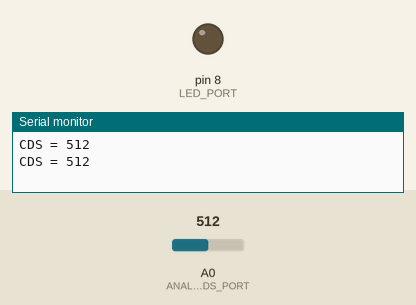
Recording of a sketch running on a simulated Arduino Uno, built with avr-gcc and run on an emulated ATmega328P. Parts: output pins drawn as LEDs (lit = HIGH), the last lines printed to the serial monitor. Inputs (shaded band) come from the test bench; at power-on: A0 (ANALOG_CDS_PORT) = 512.

Above: at 1.8 s.
1.9 s: A0 (ANALOG_CDS_PORT) set to 43
3.4 s: A0 (ANALOG_CDS_PORT) set to 36
At 5.2 s:
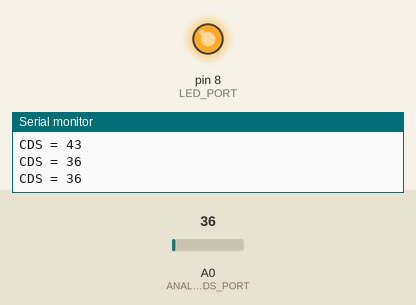
5.5 s: A0 (ANALOG_CDS_PORT) set to 122
At 6.9 s:
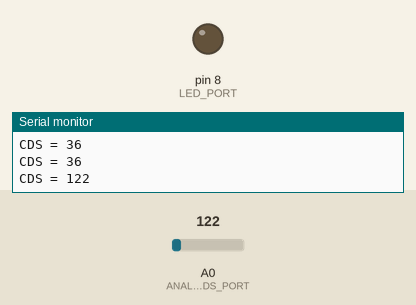
7.5 s: A0 (ANALOG_CDS_PORT) set to 0
At 8.4 s:
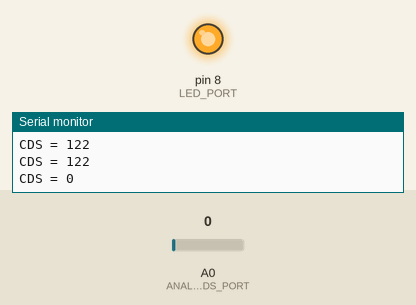
Timing chart, 0 to 10.5 s (numbered marks = the images above; inputs shaded):
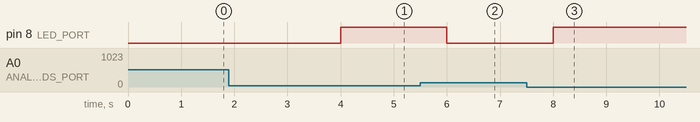

The sketch:

8_cds_sensor_serial.ino
```cpp
const int ANALOG_CDS_PORT = A0;
const int BRIGHT_DARK = 40;
const int LED_PORT = 8;

int val = 0;

void setup() {

  Serial.begin(9600);

  pinMode(ANALOG_CDS_PORT, INPUT);
  pinMode(LED_PORT, OUTPUT);

}

void loop() {

  val = analogRead(ANALOG_CDS_PORT);  // 아날로그 값 읽기

  Serial.print("CDS = ");
  Serial.print(val);
  Serial.println();

  // 조도가 어두울 때
  if ( val <= BRIGHT_DARK ){
    digitalWrite(LED_PORT, HIGH);
  }
  // 조도가 밝아질 때
  else{
    digitalWrite(LED_PORT, LOW);
  }

  delay(1000);

}
```

Measured:
- the behaviour switches between 41 and 40 on A0 (ANALOG_CDS_PORT) (found by bisection; images 0 and 1)
- after the input at 3.4 s, pin 8 (LED_PORT): LOW → HIGH after 0.60 s
- after the input at 5.5 s, pin 8 (LED_PORT): HIGH → LOW after 0.50 s
- after the input at 7.5 s, pin 8 (LED_PORT): LOW → HIGH after 0.50 s
